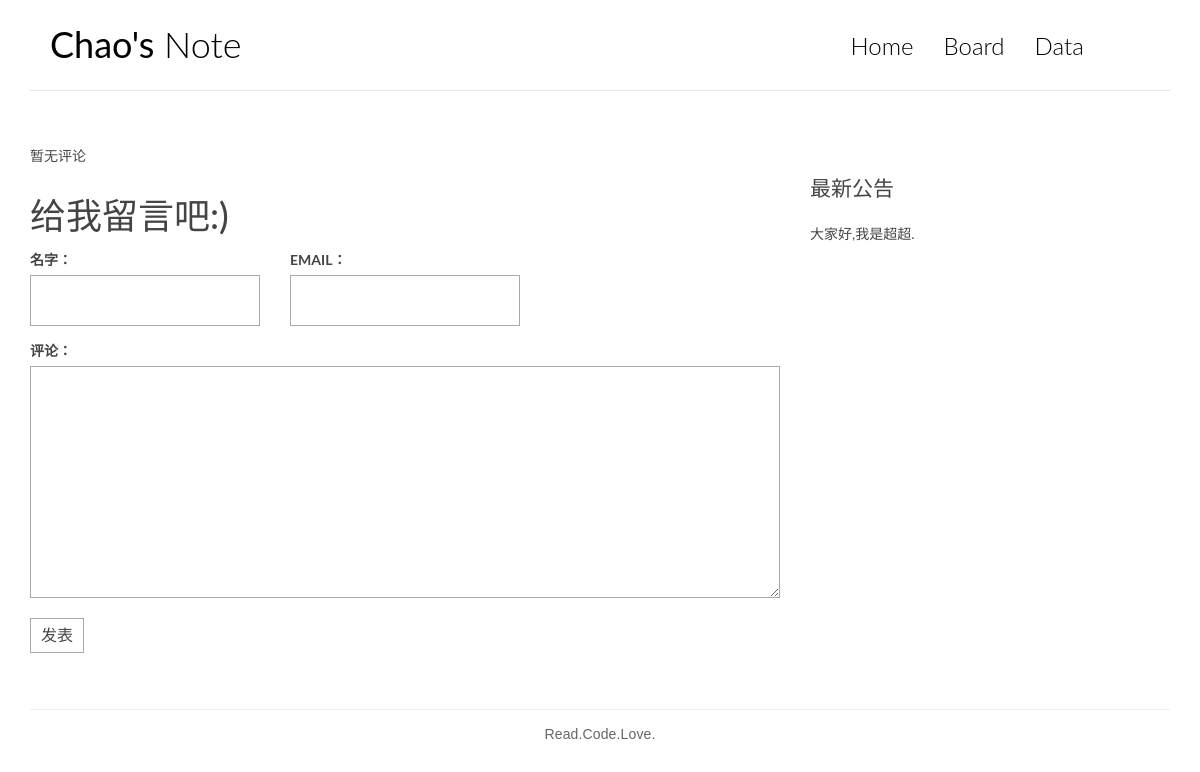
Page /board/ on the earlier database version.
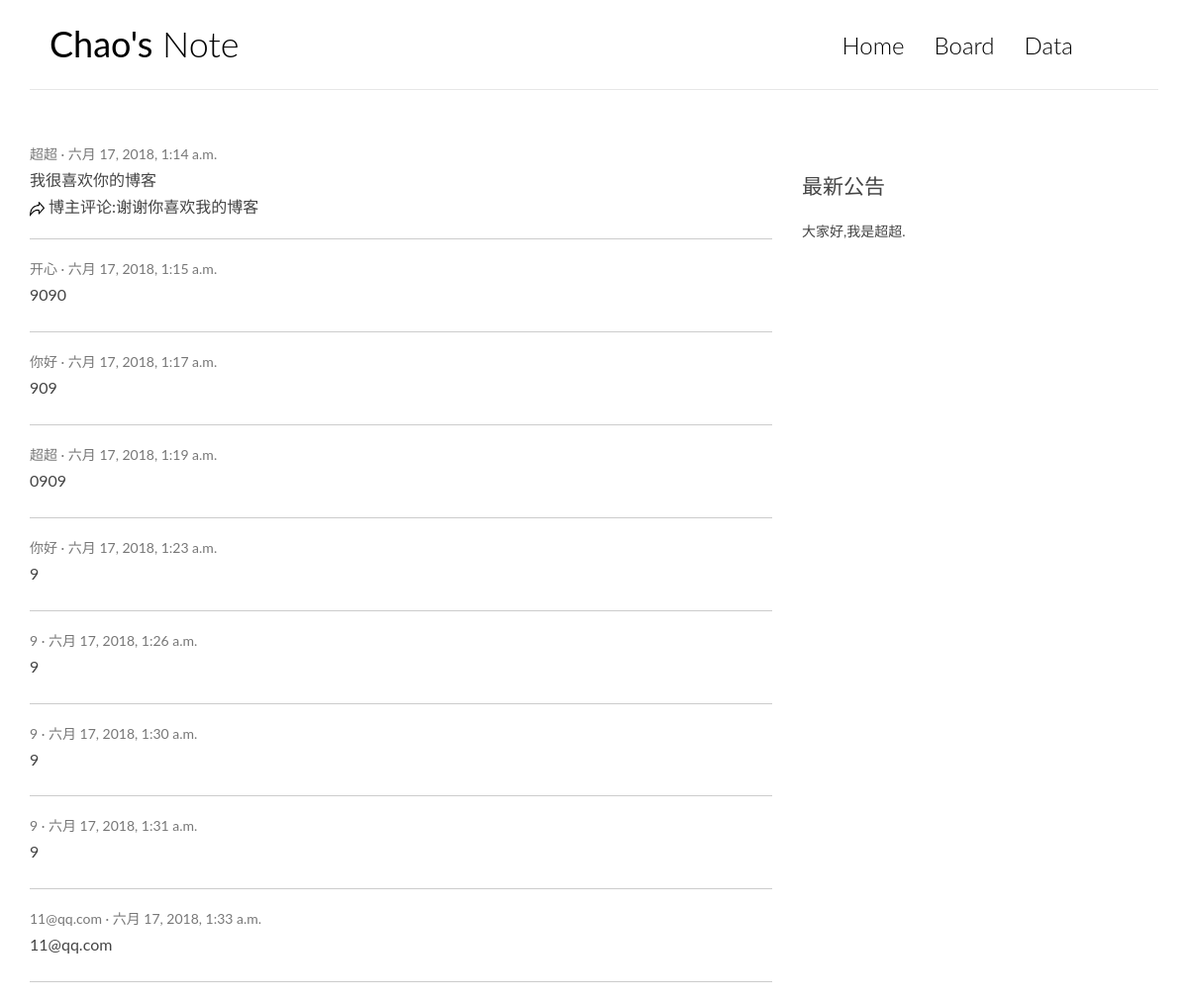
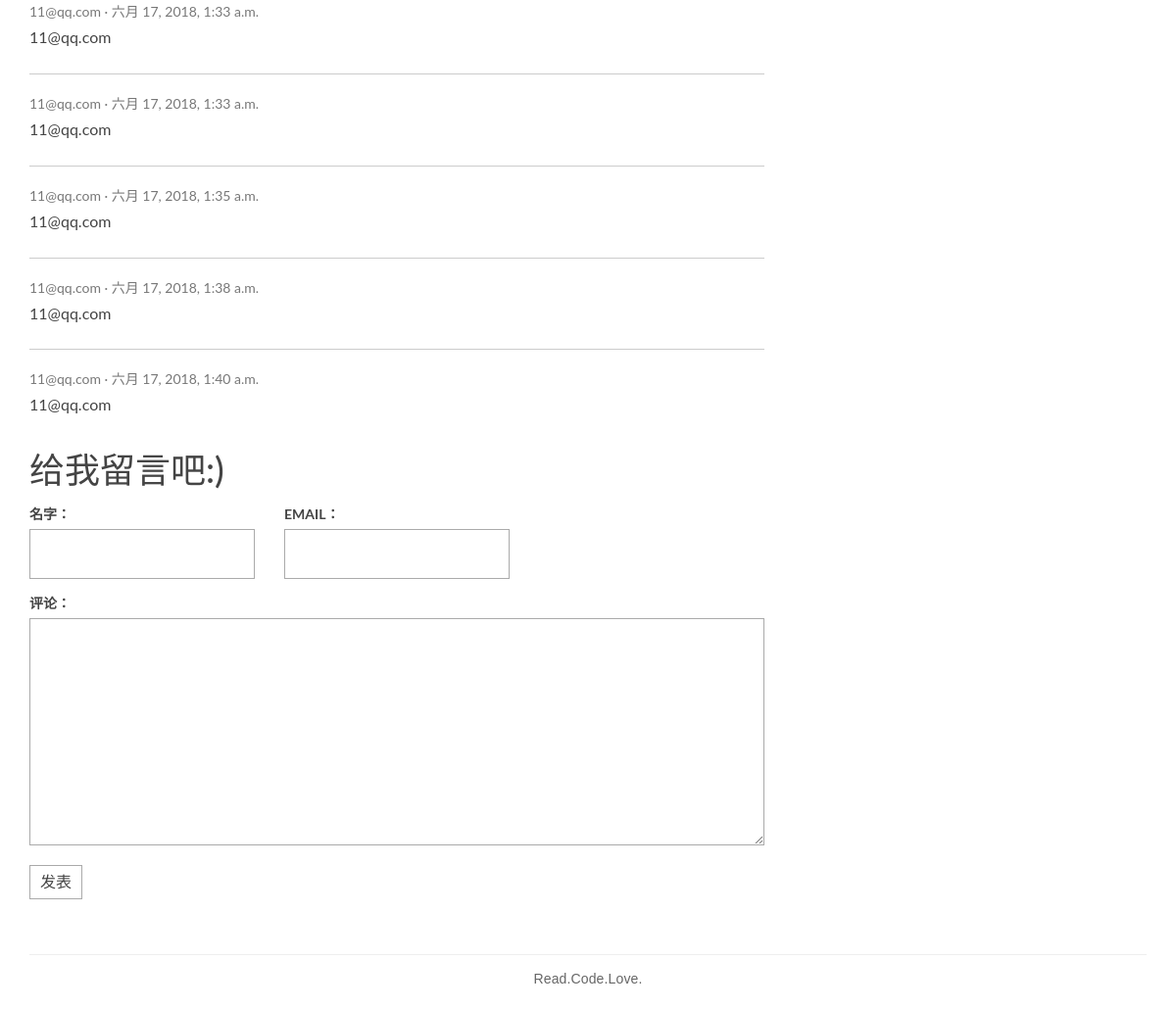
Same page on the later database version (2 pictures, top to bottom).
### board/models.py (models this page shows)
class usercomment(models.Model):
    name = models.CharField(max_length=100)
    email = models.EmailField(max_length=255)
    text = models.TextField()
    reply = models.TextField(blank=True)
    created_time = models.DateTimeField(auto_now_add=True)

### myplace/views.py (the view)
# urls.py: url(r'',include('board.urls')),
def board(request):
    form = commentform()
    comment_list = usercomment.objects.all()
    context = {'form':form,'comment_list': comment_list }
    return render(request,'board.html',context=context)

### board/forms.py
class commentform(forms.ModelForm):
    class Meta:
        model = usercomment
        fields = ['name','email','text']

### myplace/templates/board.html (shortened to what this page needs)
{% extends 'base.html' %}
{% load staticfiles %}
{% block main %}
    <ul class="comment-list list-unstyled">
  {% for comment in comment_list %}
  <li class="comment-item">
    <span class="nickname">{{ comment.name }}</span>
    <time class="submit-date">{{ comment.created_time }}</time>
    <div class="text">
      {{ comment.text }}
    </div>
    <div class="text">
    {% if comment.reply %}
    <img src="{% static 'reply.png' %}" style="width:15px;height:15px;" />
    博主评论:{{comment.reply}}
    {% endif %}
	</div>
  </li>
  {% empty %}
  暂无评论
  {% endfor %}
</ul>
<br>
<h1>给我留言吧:)</h1>
    <form action="{% url 'board:user_comment'%}" method="post" class="comment-form">
  <div class="row">
    <div class="col-md-4">
      <label for="{{ form.name.id_for_label }}">名字：</label>
      {{ form.name }}
    </div>
    <div class="col-md-4">
      <label for="{{ form.email.id_for_label }}">EMAIL：</label>
      {{ form.email }}
    </div>
    <div class="col-md-12">
      <label for="{{ form.text.id_for_label }}">评论：</label>
      {{ form.text }}
      <button type="submit" class="comment-btn">发表</button>
    </div>
  </div>
</form>
{% endblock main %}
{% block toc %}
    <div class="widget widget-content">
        <h3 class="widget-title">最新公告</h3>
        大家好,我是超超.
    </div>
{% endblock toc %}

### myplace/templates/base.html (shortened to what this page needs)
{% load staticfiles %}
<!DOCTYPE html>
<html>
<head>
    <link rel="stylesheet" href="{% static 'css/bootstrap.min.css' %}">
    <link rel="stylesheet" href="http://code.ionicframework.com/ionicons/2.0.1/css/ionicons.min.css">
    <link rel="stylesheet" href="{% static 'css/pace.css' %}">
    <link rel="stylesheet" href="{% static 'css/custom.css' %}">
</head>
<body>
<div class="container">
    <header id="site-header">
        <div class="row">
            <div class="col-md-4 col-sm-5 col-xs-8">
                <div class="logo">
                    <h1><a href="{% url 'myplace:blog' %}"><b>Chao's</b> Note</a></h1>
                </div>
            </div>
            <div class="col-md-8 col-sm-7 col-xs-4">
                <nav class="main-nav" role="navigation">
                    <div class="collapse navbar-collapse" id="bs-example-navbar-collapse-1">
                        <ul class="nav navbar-nav navbar-right">
                            <li class="cl-effect-11"><a href="{% url 'myplace:blog' %}" data-hover="Home">Home</a></li>
                            <li class="cl-effect-11"><a href="{% url 'myplace:board' %}" data-hover="Board">Board</a></li>
                            <li class="cl-effect-11"><a href="{% url 'myplace:data' %}" data-hover="Data">Data</a></li>
                        </ul>
                    </div>
                </nav>
            </div>
        </div>
    </header>
</div>
<div class="content-body">
    <div class="container">
        <div class="row">
            <main class="col-md-8">
            {% block main %}
            {% endblock main %}
            </main>
            <aside class="col-md-4">
            {% block toc %}
            {% endblock toc %}
            </aside>
        </div>
    </div>
</div>
<footer id="site-footer">
    <div class="container">
        <div class="row">
            <div class="col-md-12">
                <p class="copyright">Read.Code.Love.
                </p>
            </div>
        </div>
    </div>
</footer>
</body>
</html>

### myplace/static/css/custom.css (style rules this page uses)
* { outline: none; }
h1, h2, h3, h4, h5, h6 { margin-top: 0; }
b { font-weight: 400; }
a { color: #333; }
body { color: #444; font-family: 'Lato', sans-serif; }
p { font-family: 'Ubuntu', sans-serif; font-weight: 400; word-spacing: 1px; letter-spacing: 0.01em; }
img { max-width: 100%; }
#site-header { background-color: #FFF; padding: 25px 20px; margin-bottom: 40px; border-bottom: 1px solid #e7e7e7; }
.logo h1 a { color: #000; }
.logo h1 { margin: 0; font-family: 'Lato', sans-serif; font-weight: 300; }
.main-nav { margin-top: 11px; max-width: 95%; }
.main-nav a { color: #000000 !important; padding: 0 0 5px 0 !important; margin-right: 30px; font-family: 'Lato', sans-serif; font-weight: 300; font-size: 24px; }
.cl-effect-11 a { padding: 10px 0; color: #0972b4; text-shadow: none; }
.cl-effect-11 a::before { position: absolute; top: 0; left: 0; overflow: hidden; padding: 0 0 5px 0 !important; max-width: 0; border-bottom: 1px solid #000; color: #000; content: attr(data-hover); white-space: nowrap; -webkit-transition: max-width 0.5s; -moz-transition: max-width 0.5s; transition: max-width 0.5s; }
.content-body { padding-bottom: 4em; }
.widget { background: #fff; padding: 30px 0 0; }
.widget-title { font-size: 1.5em; margin-bottom: 20px; line-height: 1.6; padding: 10px 0 0; font-weight: 400; }
#site-footer { padding-top: 10px; padding: 0 0 1.5em 0; }
.copyright { text-align: center; padding-top: 1em; margin: 0; border-top: 1px solid #eee; color: #666; }
.contact-form input, .comment-form input { border: 1px solid #aaa; margin-bottom: 15px; width: 100%; padding: 15px 15px; font-size: 16px; line-height: 100%; transition: 0.4s border-color linear; }
.contact-form textarea, .comment-form textarea { border: 1px solid #aaa; margin-bottom: 15px; width: 100%; padding: 15px 15px; font-size: 16px; line-height: 20px !important; min-height: 183px; transition: 0.4s border-color linear; }
.comment-form { margin-top: 15px; }
.comment-form .comment-btn { background-color: #fff; border: 1px solid #aaa; font-size: 16px; padding: 5px 10px; }
.comment-list { margin-top: 15px; }
.comment-item:not(:last-child) { border-bottom: 1px #ccc solid; margin-bottom: 20px; padding-bottom: 20px; }
.comment-item .nickname, .comment-item .submit-date { color: #777; font-size: 14px; }
.comment-item .nickname:after { content: ' ·'; }
.comment-item .text { padding-top: 5px; font-size: 16px; }

Differences in the rows shown:
added usercomment: name "超超", created_time "六月 17, 2018, 1:14 a.m.", text "我很喜欢你的博客", reply "谢谢你喜欢我的博客"
added usercomment: name "开心", created_time "六月 17, 2018, 1:15 a.m.", text "9090"
added usercomment: name "你好", created_time "六月 17, 2018, 1:17 a.m.", text "909"
added usercomment: name "超超", created_time "六月 17, 2018, 1:19 a.m.", text "0909"
added usercomment: name "你好", created_time "六月 17, 2018, 1:23 a.m.", text "9"
added usercomment: name "9", created_time "六月 17, 2018, 1:26 a.m.", text "9"
added usercomment: name "9", created_time "六月 17, 2018, 1:30 a.m.", text "9"
added usercomment: name "9", created_time "六月 17, 2018, 1:31 a.m.", text "9"
added usercomment: name "11@qq.com", created_time "六月 17, 2018, 1:33 a.m.", text "11@qq.com"
added usercomment: name "11@qq.com", created_time "六月 17, 2018, 1:33 a.m.", text "11@qq.com"
added usercomment: name "11@qq.com", created_time "六月 17, 2018, 1:33 a.m.", text "11@qq.com"
added usercomment: name "11@qq.com", created_time "六月 17, 2018, 1:35 a.m.", text "11@qq.com"
added usercomment: name "11@qq.com", created_time "六月 17, 2018, 1:38 a.m.", text "11@qq.com"
added usercomment: name "11@qq.com", created_time "六月 17, 2018, 1:40 a.m.", text "11@qq.com"
Other differences:
text no longer shown: "暂无评论"
